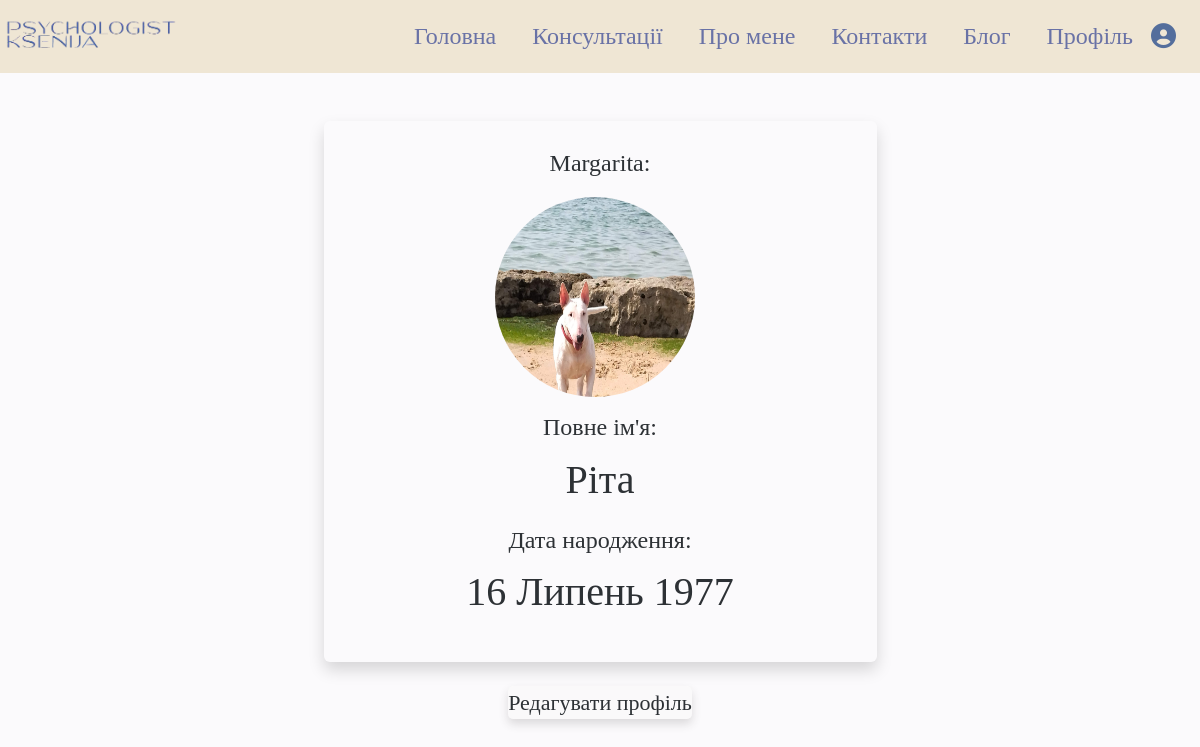
Before: /profiles/ (signed in) with the older database file.
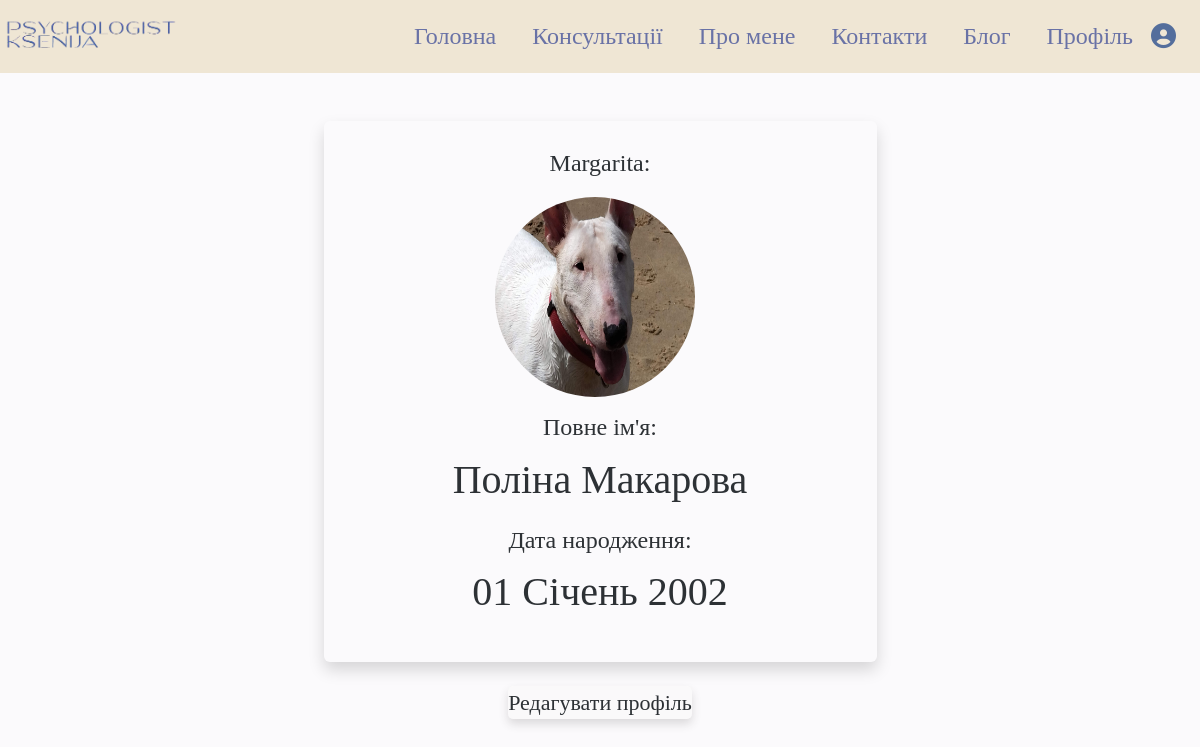
After: the same page with the newer database file.
### profiles/models.py (models this page shows, shortened)
class UserProfile(models.Model):
    user = models.OneToOneField(User, on_delete=models.CASCADE)
    full_name = models.CharField(max_length=255, blank=True)
    avatar = models.ImageField(upload_to='avatars/', blank=True, null=True)
    date_of_birth = models.DateField(blank=True, null=True)

### profiles/views.py (the view)
# urls.py: path('profiles/', view_profile, name='view_profile'),
def view_profile(request):
    profile = UserProfile.objects.get(user=request.user)
    return render(request, 'profiles/view_profile.html', {'profile': profile})

### profiles/templates/profiles/view_profile.html
{% extends 'main/base.html' %}
{% load static %}
{% block content %}
<link rel="stylesheet" type="text/css" href="{% static 'profiles/profiles_styles.css' %}">
<div class="container mt-4">
  <div class="row justify-content-center">
    <div class="col-6 align-items-center">
      <div class="text-center rounded shadow p-4 mt-4">
        {% if profile %}
          <div>
            <p>{{ profile.user.username }}:</p>
              <img src="{{ profile.avatar.url }}" alt="{{ profile.user.username }}'s Avatar" class="profile-avatar">
            <div class="profile-info">
              <p><h4>Повне ім'я: </h4><span class="name">{{ profile.full_name }}</span></p>
              {% load l10n %}
              <p><h4>Дата народження: </h4><span class="name">{{ profile.date_of_birth|date:"d F Y"}}</span></p>
            </div>
          </div>
        {% else %}
          <p class="profile-not-found">Профіль не знайдено.</p>
          <a href="{% url 'edit_profile' %}" class="create-profile-link">Створити профіль</a>
        {% endif %}
        </div>
        <div class="text-center mt-4">
          <a href="{% url 'edit_profile' %}" class="edit-profile-link">Редагувати профіль</a>
        </div>
    </div>
  </div>
</div>
{% endblock %}

Changed rows visible on the page:
changed UserProfile "Margarita": avatar: a different picture; full_name "Ріта" → "Поліна Макарова"; date_of_birth "16 Липень 1977" → "01 Січень 2002"
